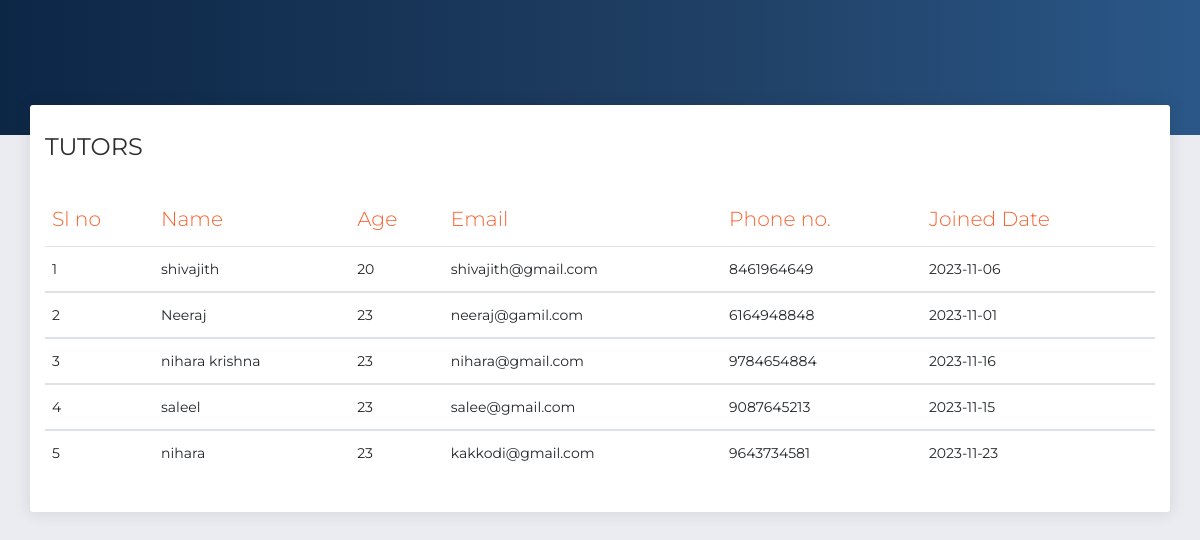
/php/Drive_Web/examples/tutors.php, run on the app's committed database.
### tables this page shows
CREATE TABLE `user_tb` (
  `user_id` int(11) NOT NULL,
  `role` varchar(20) NOT NULL,
  `name` varchar(50) NOT NULL,
  `age` int(11) NOT NULL,
  `sex` varchar(50) NOT NULL,
  `email` varchar(200) NOT NULL,
  `phone` bigint(11) NOT NULL,
  `address` varchar(100) NOT NULL,
  `joineddate` varchar(50) NOT NULL,
  `selected_veh` varchar(50) NOT NULL,
  `img` text NOT NULL DEFAULT 'unavailable',
  `generated_id` varchar(50) NOT NULL,
  `driving_school_id` int(11) NOT NULL,
  `admin_id` int(11) NOT NULL
);

### php/Drive_Web/examples/tutors.php (the view, shortened to what this page needs)
<?php
include 'connection.php';
$data = mysqli_query($con,"SELECT * FROM `user_tb` WHERE role='Tutor';");
?>
<!DOCTYPE html>
<html lang="en">
<head>
  <link rel="stylesheet" href="https://use.fontawesome.com/releases/v5.7.1/css/all.css">
  <link href="../assets/css/bootstrap.min.css" rel="stylesheet" />
  <link href="../assets/css/now-ui-dashboard.css?v=1.5.0" rel="stylesheet" />
  <link href="../assets/demo/demo.css" rel="stylesheet" />
</head>
<body class="">
  <div class="wrapper ">
    <div class="main-panel" id="main-panel">
      <div class="panel-header panel-header-sm">
      </div>
      <div class="content">
        <div class="row">
          <div class="col-md-12">
            <div class="card">
              <div class="card-header">
                <h4 class="card-title"> TUTORS</h4>
              </div>
              <div class="card-body">
                <div class="table-responsive">
                  <table class="table">
                    <thead class=" text-primary">
                    <th>
                    Sl no
                      </th>
                    <th>
                        Name
                      </th>
                      <th>
                        Age
                      </th>
                      <th>
                        Email
                      </th>
                      <th>
                        Phone no.
                      </th>
                      <th>
                        Joined Date
                      </th>
                    </thead>
                    <tbody>  <?php
                    $count=0;
while($dat = mysqli_fetch_assoc($data)){
  $count++;
  ?>
                      <tr>
                      <td>
                      <?php echo $count; ?>
                        </td>
                        <td>
                        <?php echo $dat['name'] ?>
                        </td> <td>
                        <?php echo $dat['age'] ?>
                        </td>
                        <td>
                        <?php echo $dat['email'] ?>
                        </td>
                        <td>
                        <?php echo $dat['phone'] ?>
                        </td>
                        <td>
                        <?php echo $dat['joineddate'] ?>
                        </td>
                      </tr>
                      <tr>
                    </tbody>   <?php
                 }
                 ?>
                  </table>
                </div>
              </div>
            </div>
          </div>
  </div>
</body>
</html>

### data on the page
user_tb: name "shivajith", age "20", email "shivajith@gmail.com", phone "8461964649", joineddate "2023-11-06"
user_tb: name "Neeraj", age "23", email "neeraj@gamil.com", phone "6164948848", joineddate "2023-11-01"
user_tb: name "nihara krishna", age "23", email "nihara@gmail.com", phone "9784654884", joineddate "2023-11-16"
user_tb: name "saleel", age "23", email "salee@gmail.com", phone "9087645213", joineddate "2023-11-15"
user_tb: name "nihara", age "23", email "kakkodi@gmail.com", phone "9643734581", joineddate "2023-11-23"
